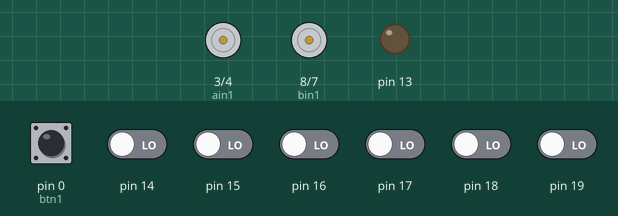
A sketch run on a simulated Arduino Uno, built with avr-gcc and run on an emulated ATmega328P. On the bench: motor-driver pin pairs drawn as motors (green arrow = first pin HIGH = forward, orange = second pin HIGH = backward, longer = more drive, scaled by the enable pin), output pins drawn as LEDs (lit = HIGH). Inputs (shaded band) come from the test bench; at power-on: pin 0 (btn1), pin 14–19 LOW.

Above: at 8.9 s.
9.0 s: pin 0 (btn1) pulled HIGH for 0.15 s
At 10.0 s:
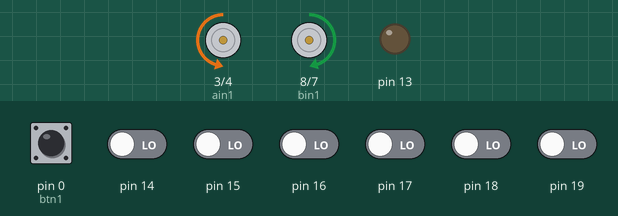
10.6 s: pin 16 driven HIGH
At 11.0 s:
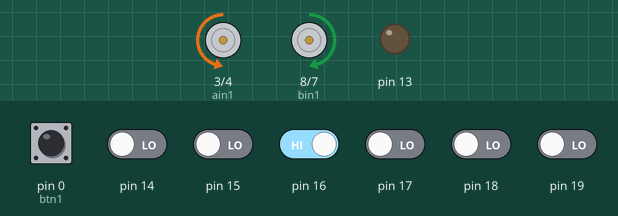
12.1 s: pin 15 driven HIGH
At 13.4 s:
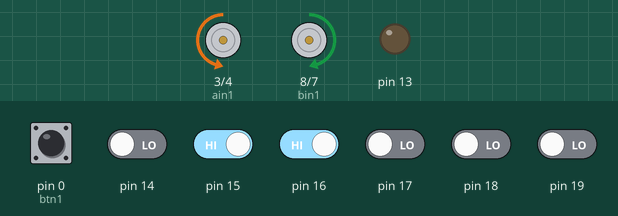
Timing chart, 0 to 15.1 s (numbered marks = the images above; inputs shaded):
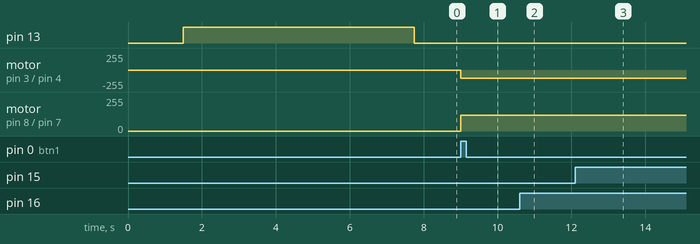

Measured:
- after the input at 9.0 s, motor on pin 3 (ain1) / pin 4 (ain2): stopped → backward 121/255 at once; motor on pin 8 (bin1) / pin 7 (bin2): stopped → forward 118/255 at once
- after the input at 10.6 s, motor on pin 3 (ain1) / pin 4 (ain2): backward 121/255 → backward 120/255 at once; motor on pin 8 (bin1) / pin 7 (bin2): forward 118/255 → forward 119/255 at once
- after the input at 12.1 s, motor on pin 3 (ain1) / pin 4 (ain2): backward 120/255 → backward 121/255 at once

The sketch:

pid_marcelo.ino
```cpp
////////SEGUIDOR DE LINHA 2018/////////
#include <QTRSensors.h>


const int btn1 = 0;


int cruzeiro = 120;

int pwma = 6;
int ain2 = 4;
int ain1 = 3;
int pwmb = 5;
int bin2 = 7;
int bin1 = 8;

int P = 0;
int I = 0;
int D = 0;
int LAST = 0;
float vel;

#define NUM_SENSORS   8     // number of sensors used
#define TIMEOUT       2500  // waits for 2500 microseconds for sensor outputs to go low
#define EMITTER_PIN   10     // emitter is controlled by digital pin 2

// sensors 0 through 7 are connected to digital pins 3 through 10, respectively
QTRSensorsRC qtrrc((unsigned char[]) {14, 15, 16, 17, 18, 19, 20, 21},NUM_SENSORS, TIMEOUT, EMITTER_PIN);
unsigned int sensorValues[NUM_SENSORS];

unsigned int position = 0;

void setup()
{

  pinMode(btn1, INPUT);

  pinMode(pwma, OUTPUT);
  pinMode(ain1, OUTPUT);
  pinMode(ain2, OUTPUT);
  pinMode(pwmb, OUTPUT);
  pinMode(bin1, OUTPUT);
  pinMode(bin2, OUTPUT);

  pinMode(13, OUTPUT);

  //Serial.begin(9600); // set the data rate in bits per second for serial data transmission
  delay(1500);
  digitalWrite(13, HIGH);
  for (int j = 0; j < 250; j++)
  {

    qtrrc.calibrate();

  }

  digitalWrite(13, LOW);

  digitalWrite(ain1, LOW);
  digitalWrite(ain2, HIGH);

  digitalWrite(bin1, HIGH);
  digitalWrite(bin2, LOW);

  analogWrite(pwma, 0);
  analogWrite(pwmb, 0);
}


void loop()
{

  if (digitalRead(btn1) == 1) {

    for (;;)
    {

      qtrrc.read(sensorValues);

      position = qtrrc.readLine(sensorValues, QTR_EMITTERS_ON, 0); // 0 = LINHA PRETA   //  1 = LINHA BRANCA


      P = ((position) - (3500)); /// ERROR
      /////FREIOS PARA CURVA/////
      if (P < -3500) {
        analogWrite(pwma, 40); // MOTOR DIREITO
        analogWrite(pwmb, 80); // MOTOR ESQUERDO
        digitalWrite(ain1, LOW);
        digitalWrite(ain2, HIGH);
        digitalWrite(bin1, LOW);
        digitalWrite(bin2, HIGH);

      } else if (P > 3500) {
        analogWrite(pwma, 80); // MOTOR DIREITO
        analogWrite(pwmb, 40); // MOTOR ESQUERDO
        digitalWrite(ain1, HIGH);
        digitalWrite(ain2, LOW);
        digitalWrite(bin1, HIGH);
        digitalWrite(bin2, LOW);

      }

      else {
        D = (P - LAST); /// ERRO MENOS ERRO ANTERIOR , DERIVATIVO
        I = (P + LAST); //ERRO MAIS ERRO ANTERIOR , INTEGRAL


       vel = (P * 0.0005) + (D * 0) + (I * 0); //para velocidade de 120

       // vel=(P*0.455) + (D*0.6879) + (I*0.005698); //para velocidade de 200

        //vel=(P*0.55)+(D*0.68)+(I*0); // para velocidade de 230


        if (vel > cruzeiro) vel = cruzeiro;
        if (vel < -cruzeiro) vel = -cruzeiro;

        analogWrite(pwma, cruzeiro - vel); // VELOCIDADE PARA MOTOR DIREITO
        analogWrite(pwmb, cruzeiro + vel); //  VELOCIDADE PARA MOTOR ESQUERDO

        digitalWrite(ain1, LOW);  ///FRENTE
        digitalWrite(ain2, HIGH);
        digitalWrite(bin1, HIGH); ///FRENTE
        digitalWrite(bin2, LOW);

        LAST = P;
      }
    }
  }
}
```
